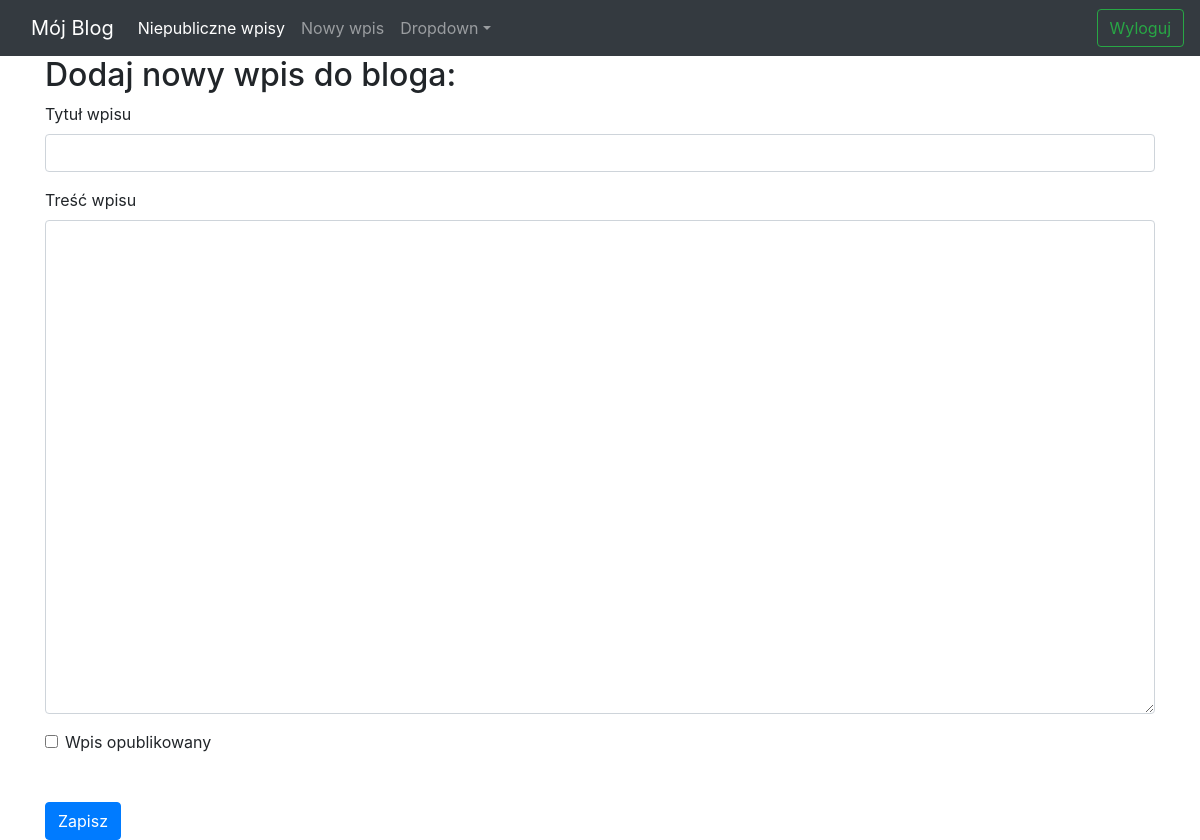
Page /edit-post/32 (signed in) on the earlier database version.
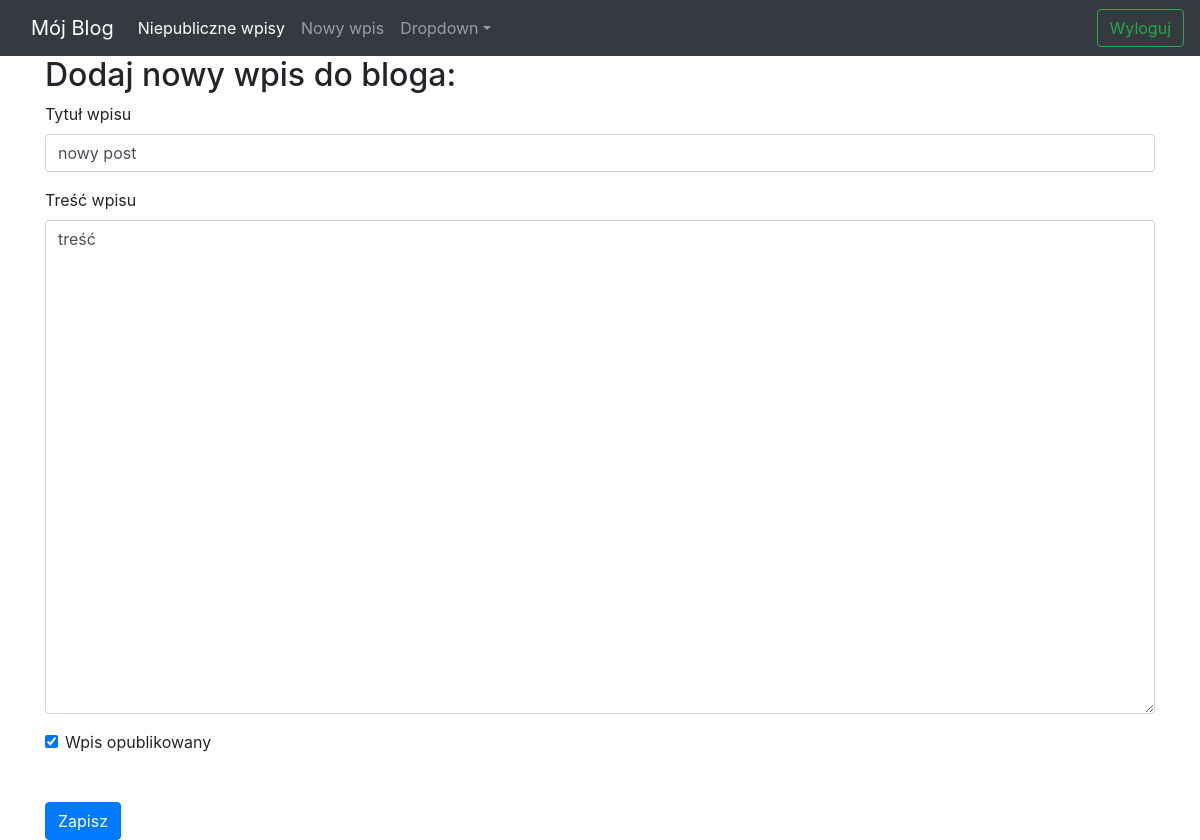
Same page on the later database version.
### app/models.py (models this page shows)
class Post(db.Model):
    id = db.Column(db.Integer, primary_key=True)
    title = db.Column(db.String(20),  nullable=False, unique=True)
    post_content = db.Column(db.String(100),  nullable=False)
    pub_date = db.Column(db.DateTime(),  nullable=False, default=datetime.datetime.utcnow)
    is_public = db.Column(db.Boolean(),  default=False)

### app/routes.py (the view, shortened to what this page needs)
@app.route("/edit-post/<post_id>", methods = ["GET", "POST"])
@login_required
def edit_and_add_post(post_id):
    post = Post.query.filter_by(id=post_id).first()
    form = forms.PostForm(obj=post)
    errors = None
    return render_template("post_form.html", form=form, errors=errors)

### app/forms.py
class PostForm(FlaskForm):
    title = StringField('title', validators=[DataRequired()])
    post_content = TextAreaField('content', validators=[DataRequired()])
    is_public = BooleanField('is public?')

### app/routes.py (called while the page is built)
def login_required(view_func):
   @functools.wraps(view_func)
   def check_permissions(*args, **kwargs):
       if session.get('logged_in'):
           return view_func(*args, **kwargs)
       return redirect(url_for('login', next=request.path))
   return check_permissions

### app/templates/post_form.html (shortened to what this page needs)
{% extends "base.html" %}
{% block content %}
    <h2>Dodaj nowy wpis do bloga:</h2>
    <form method="POST" action = ""}>
        <div class="form-group">
            <label for="title">Tytuł wpisu</label>
                {{ form.title(class_="form-control") }}
        </div>
        <div class="form-group">
            <label for="body">Treść wpisu</label>
                {{ form.post_content(class_="form-control", cols="100", rows="20") }}
        </div>
        <div class="form-check">
                {{ form.is_public(class_="form-check-input") }}
            <label class="form-check-label" for="is_public">Wpis opublikowany</label>
        </div>
        <button type="submit" class="btn btn-primary mt-5">Zapisz</button>
    </form>
{% endblock %}

Differences in the rows shown:
added Post: title "nowy post", post_content "treść", is_public "☑"
Other differences:
form field is_public: "☐" → (not shown)
